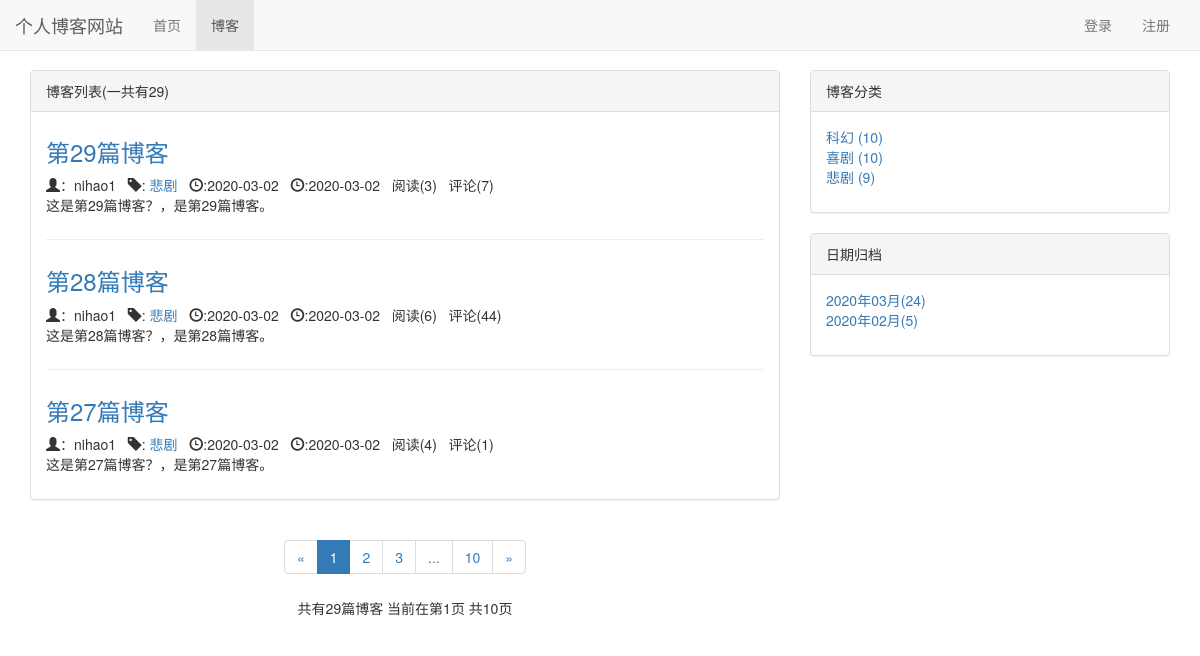
Screenshot of /blog/ with the database file from the repository.
### blog/models.py (models this page shows, shortened)
class Blog(models.Model,ReadNumExpandMethod):
    title = models.CharField(max_length=50)  # 文章标题
    content = RichTextUploadingField(verbose_name='博客内容')  # 上传图片要改成这个字段
    author = models.ForeignKey(User, on_delete=models.CASCADE)  # 作者
    created_time = models.DateTimeField(auto_now_add=True)  # 发布时间
    update_time = models.DateTimeField(auto_now=True)  # 修改时间
    read_details = GenericRelation(ReadDetail, verbose_name='博客类型')
    blog_type = models.ForeignKey(BlogType, on_delete=models.CASCADE)  # 文章分类
    class Meta:
        ordering = [
            '-created_time'
        ]

class BlogType(models.Model):
    type_name = models.CharField(max_length=30)
    def __str__(self):
        return f'{self.type_name}'

### read_statistics/models.py (models this page shows)
class ReadNum(models.Model):
    read_num = models.IntegerField(default=0)
    content_type = models.ForeignKey(ContentType, on_delete=models.CASCADE)
    object_id = models.PositiveIntegerField()
    content_object = GenericForeignKey('content_type', 'object_id')

### blog/views.py (the view)
# urls.py: path('', blog_list, name="blog_list"),
def blog_list(request):
    blogs = Blog.objects.all()
    context = contrl(request, blogs)
    return render(request, 'blog/blog_list.html', context=context)

### comment/templatetags/comment_tags.py (called while the page is built)
@register.simple_tag
def get_comment_count(obj):  # obj 需要在模板页面传入参数进来
    content_type = ContentType.objects.get_for_model(obj)
    return Comment.objects.filter(content_type=content_type, object_id=obj.pk).count()

### read_statistics/models.py (called while the page is built)
    def get_read_num(self):  # 阅读次数
        try:
            ct = ContentType.objects.get_for_model(self)
            readnum = ReadNum.objects.get(content_type=ct, object_id=self.pk)
            return readnum.read_num
        except exceptions.ObjectDoesNotExist:
            return 0

### blog/templates/blog/blog_list.html (shortened to what this page needs)
{% extends 'base.html' %}
{% load staticfiles %}
{% load comment_tags %}
{% block css %}<link rel="stylesheet" href="{% static 'blog/blog.css' %}">{% endblock %}
{% block content %}
    <div class="container">
        <div class="row">
            <div class="col-xs-12 col-sm-6 col-md-8">
                <div class="panel panel-default">
                    <div class="panel-heading">{% block blog_list_title %}博客列表(一共有{{ blogs|length }}){% endblock %}</div>
                    <div class="panel-body">
                        {% for blog in page_of_blogs %}
                            <div class="blog">
                                <h3><a href="{% url 'blog_detail' blog.pk %}">{{ blog.title }}</a></h3>
                                <p class="blog-info">
                                    <span class="glyphicon glyphicon-user"></span>：{{ blog.author }}&nbsp;&nbsp;
                                    <span class="glyphicon glyphicon-tag" aria-hidden="true"></span>:
                                    <a href="{% url 'blogs_with_type' blog.blog_type.pk %}">{{ blog.blog_type }}</a>&nbsp;&nbsp;
                                    <span class="glyphicon glyphicon-time"
                                          aria-hidden="true"></span>:{{ blog.created_time |date:"Y-m-d"}}&nbsp;&nbsp;
                                    <span class="glyphicon glyphicon-time"
                                          aria-hidden="true"></span>:{{ blog.created_time |date:"Y-m-d"}}&nbsp;&nbsp;
                                    阅读({{ blog.get_read_num}})&nbsp;&nbsp;
                                    评论({% get_comment_count blog %})
                                </p>
                                <p>{{ blog.content |truncatechars:120 }}</p>
                            </div>
                        {% empty %}
                            <div class="blog">
                                <h3>暂无博客，尽情期待</h3>
                            </div>
                        {% endfor %}
                    </div>
                </div>
                <nav aria-label="Page navigation">
                    <div class="paginator">
                        <ul class="pagination">
                            <li>
                                {% if page_of_blogs.has_previous %}
                                    <a href="?page={{ page_of_blogs.previous_page_number }}" aria-label="Previous">
                                        <span aria-hidden="true">&laquo;</span>
                                    </a>
                                {% else %}
                                    <span aria-hidden="true">&laquo;</span>
                                {% endif %}
                            </li>
                            {% for i in page_range %}
                                {% if page_of_blogs.number == i %}
                                    <li class="active"><span>{{ i }}</span></li>
                                {% else %}
                                    <li><a href="?page={{ i }}">{{ i }}</a></li>
                                {% endif %}
                            {% endfor %}
                            <li>
                                {% if page_of_blogs.has_next %}
                                    <a href="?page={{ page_of_blogs.next_page_number }}" aria-label="Next"> <span aria-hidden="true">&raquo;</span></a>
                                {% else %}
                                    <span aria-hidden="true">&raquo;</span>
                                {% endif %}
                            </li>
                        </ul>
                        <p>
                            共有{{ page_of_blogs.paginator.count}}篇博客
                            当前在第{{ page_of_blogs.number }}页
                            共{{ page_of_blogs.paginator.num_pages }}页
                        </p>
                    </div>
                </nav>
            </div>
            <div class="col-xs-6 col-md-4">
                <div class="panel panel-default">
                     <div class="panel-heading">博客分类</div>
                     <div class="panel-body">
                        <ul class='blog_types'>
                            {% for blog_type in blog_types %}
                                <li><a href="{% url 'blogs_with_type' blog_type.pk %}">{{ blog_type.type_name }} ({{ blog_type.blog_count }})</a>
                                </li>
                            {% empty %}
                                <li>暂无分类</li>
                            {% endfor %}
                        </ul>
                     </div>
                </div>
                <div class="panel panel-default">
                    <div class="panel-heading">日期归档</div>
                    <div class="panel-body">
                        <ul class='blog_types'>
                            {% for blog_date,count in blog_dates.items %}
                                <li>
                                    <a href="{% url 'blogs_with_date' blog_date.year blog_date.month %}">{{ blog_date|date:"Y年m月" }}({{ count }})</a>
                                </li>
                            {% endfor %}
                        </ul>
                    </div>
                </div>
            </div>
        </div>
    </div>
{% endblock %}
{% block nav_blog_av %}active{% endblock %}

### templates/base.html (shortened to what this page needs)
{% load staticfiles %}
<!DOCTYPE html>
<html lang="zh-CN">
<head>
    <link rel="stylesheet" href="{% static 'css/base.css' %}">
    <link rel="stylesheet" href="{% static 'bootstrap-3.3.7/css/bootstrap.min.css' %}">
    {% block css %}{% endblock %}
</head>
<body>
    <div class="navbar navbar-default navbar-fixed-top" role="navigation">
        <div class="container-fluid">
            <div class="navbar-header">
                <a class="navbar-brand" href="{% url 'home' %}">个人博客网站</a>
            </div>
            <div id="bs-example-navbar-collapse-1" class="collapse navbar-collapse">
                <ul class="nav navbar-nav">
                    <li class="{% block nav_home_av %}{% endblock %}">
                        <a href="{% url 'home' %}">首页 <span class="sr-only">(current)</span></a>
                    </li>
                    <li class="{% block nav_blog_av %}{% endblock %}">
                        <a href="{% url 'blog_list' %}">博客</a>
                    </li>
                </ul>
                <ul class="nav navbar-nav navbar-right">
                    {% if not user.is_authenticated %}
                        <li><a href="{% url 'login' %}?from={{ request.get_full_path }}">登录</a></li>
                        <li><a href="{% url 'register' %}?from={{ request.get_full_path }}">注册</a></li>
                    {% endif %}
                </ul>
            </div>
        </div>
    </div>
    {% block content %} {% endblock %}
</body>
</html>

### static/css/base.css (style rules this page uses)
* { margin: 0; padding: 0; }
body { margin-top: 70px !important; }
ul { list-style-type: none; }
ul.navbar-right { margin-right: 0; }

### blog/static/blog/blog.css (style rules this page uses)
ul.blog_types { list-style-type: none }
div.blog:not(:last-child) { margin-bottom: 2em; padding-bottom: 1em; border-bottom: 1px solid #eee; }
div.blog h3 { margin-top: 0.5em; }
div.blog p.blog-info { margin-bottom: 0; }
div.paginator { text-align: center; }

### rows the page displays
Blog: title "第29篇博客", author "nihao1", blog_type "悲剧", created_time "2020-03-02", get_read_num "3", id "7", content "这是第29篇博客？，是第29篇博客。"
Blog: title "第28篇博客", author "nihao1", blog_type "悲剧", created_time "2020-03-02", get_read_num "6", id "44", content "这是第28篇博客？，是第28篇博客。"
Blog: title "第27篇博客", author "nihao1", blog_type "悲剧", created_time "2020-03-02", get_read_num "4", id "1", content "这是第27篇博客？，是第27篇博客。"
BlogType: type_name "科幻", blog_count "10"
BlogType: type_name "喜剧", blog_count "10"
BlogType: type_name "悲剧", blog_count "9"

### other values shown
{{ blogs|length }} "29"
{{ i }} "1"
{{ i }} "2" "3" "..." "10"
{{ page_of_blogs.paginator.count }} "29"
{{ page_of_blogs.number }} "1"
{{ page_of_blogs.paginator.num_pages }} "10"
{{ blog_date|date:"Y年m月" }} "2020年03月" "2020年02月"
{{ count }} "24" "5"
